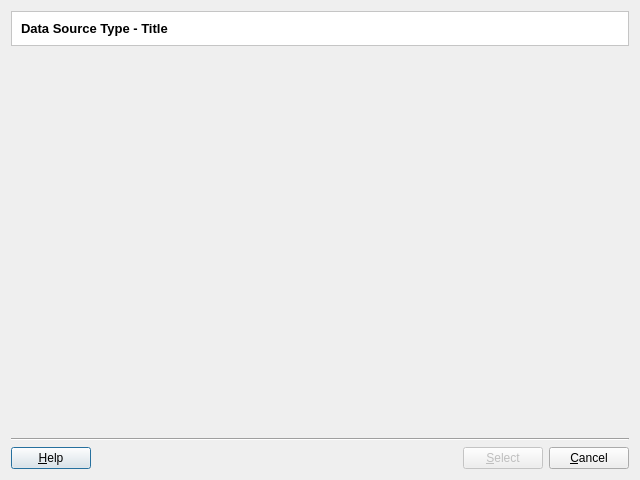
<?xml version="1.0" encoding="UTF-8"?>
<ui version="4.0">
 <class>DataSetSelectorDialogForm</class>
 <widget class="QDialog" name="DataSetSelectorDialogForm">
  <property name="geometry">
   <rect>
    <x>0</x>
    <y>0</y>
    <width>640</width>
    <height>480</height>
   </rect>
  </property>
  <property name="windowTitle">
   <string>Dataset Selection</string>
  </property>
  <layout class="QVBoxLayout" name="verticalLayout_3" stretch="0,1,0">
   <item>
    <widget class="QFrame" name="frame_2">
     <property name="styleSheet">
      <string notr="true">QWidget { background: white }</string>
     </property>
     <property name="frameShape">
      <enum>QFrame::StyledPanel</enum>
     </property>
     <property name="frameShadow">
      <enum>QFrame::Sunken</enum>
     </property>
     <layout class="QVBoxLayout" name="verticalLayout_5">
      <item>
       <widget class="QLabel" name="m_titleLabel">
        <property name="font">
         <font>
          <pointsize>10</pointsize>
          <weight>75</weight>
          <bold>true</bold>
         </font>
        </property>
        <property name="text">
         <string>Data Source Type - Title</string>
        </property>
       </widget>
      </item>
     </layout>
    </widget>
   </item>
   <item>
    <layout class="QHBoxLayout" name="m_selectorWidgetLayout"/>
   </item>
   <item>
    <layout class="QVBoxLayout" name="verticalLayout" stretch="0,1">
     <item>
      <widget class="Line" name="line">
       <property name="orientation">
        <enum>Qt::Horizontal</enum>
       </property>
      </widget>
     </item>
     <item>
      <layout class="QHBoxLayout" name="horizontalLayout_2">
       <item>
        <widget class="QPushButton" name="m_helpPushButton">
         <property name="text">
          <string>&amp;Help</string>
         </property>
        </widget>
       </item>
       <item>
        <spacer name="horizontalSpacer">
         <property name="orientation">
          <enum>Qt::Horizontal</enum>
         </property>
         <property name="sizeHint" stdset="0">
          <size>
           <width>40</width>
           <height>20</height>
          </size>
         </property>
        </spacer>
       </item>
       <item>
        <layout class="QHBoxLayout" name="horizontalLayout">
         <item>
          <widget class="QPushButton" name="m_selectPushButton">
           <property name="enabled">
            <bool>false</bool>
           </property>
           <property name="text">
            <string>&amp;Select</string>
           </property>
          </widget>
         </item>
         <item>
          <widget class="QPushButton" name="m_cancelPushButton">
           <property name="text">
            <string>&amp;Cancel</string>
           </property>
          </widget>
         </item>
        </layout>
       </item>
      </layout>
     </item>
    </layout>
   </item>
  </layout>
 </widget>
 <tabstops>
  <tabstop>m_selectPushButton</tabstop>
  <tabstop>m_cancelPushButton</tabstop>
  <tabstop>m_helpPushButton</tabstop>
 </tabstops>
 <resources/>
 <connections>
  <connection>
   <sender>m_cancelPushButton</sender>
   <signal>pressed()</signal>
   <receiver>DataSetSelectorDialogForm</receiver>
   <slot>reject()</slot>
   <hints>
    <hint type="sourcelabel">
     <x>627</x>
     <y>467</y>
    </hint>
    <hint type="destinationlabel">
     <x>239</x>
     <y>436</y>
    </hint>
   </hints>
  </connection>
  <connection>
   <sender>m_selectPushButton</sender>
   <signal>pressed()</signal>
   <receiver>DataSetSelectorDialogForm</receiver>
   <slot>accept()</slot>
   <hints>
    <hint type="sourcelabel">
     <x>496</x>
     <y>458</y>
    </hint>
    <hint type="destinationlabel">
     <x>398</x>
     <y>455</y>
    </hint>
   </hints>
  </connection>
 </connections>
</ui>
